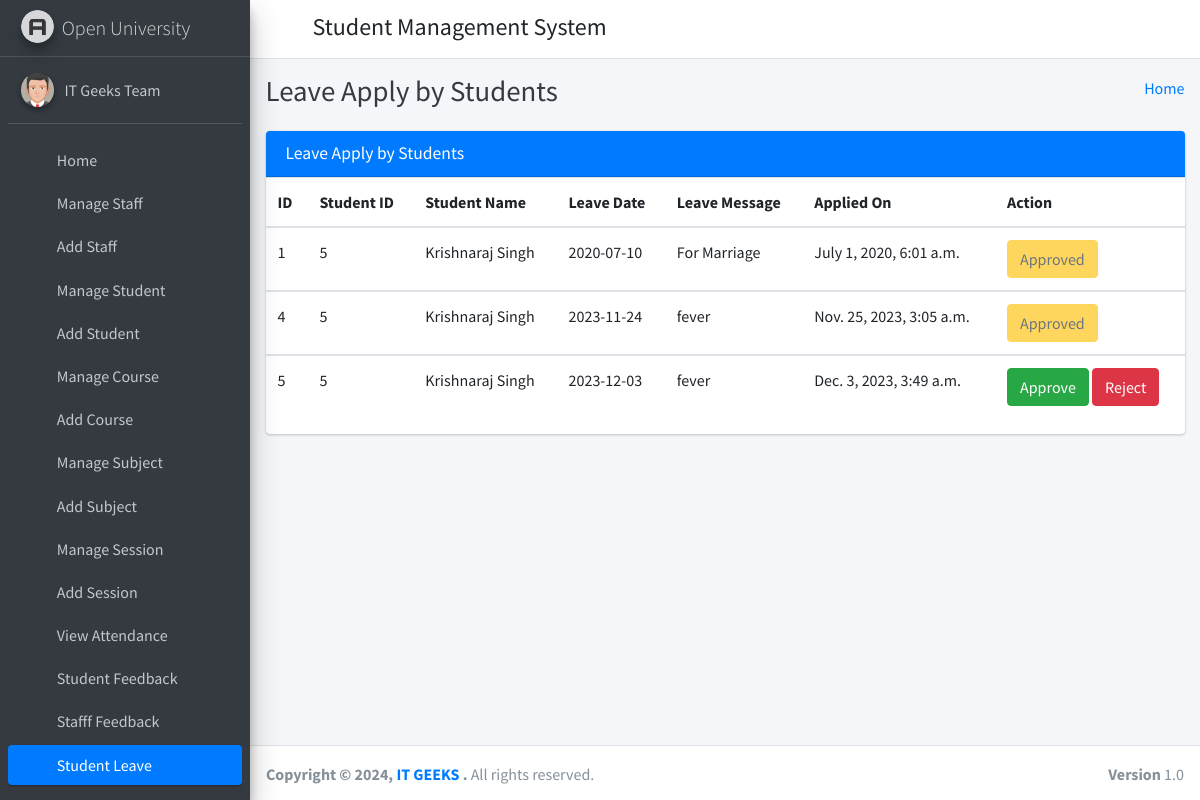
/student_leave_view/ (signed in), run on the app's committed database.
### student_management_app/models.py (models this page shows)
class CustomUser(AbstractUser):
    user_type_data = ((1, "HOD"), (2, "Staff"), (3, "Student"))
    user_type = models.CharField(default=1, choices=user_type_data, max_length=10)

class LeaveReportStudent(models.Model):
    id = models.AutoField(primary_key=True)
    student_id = models.ForeignKey(Students, on_delete=models.CASCADE)
    leave_date = models.CharField(max_length=255)
    leave_message = models.TextField()
    leave_status = models.IntegerField(default=0)
    created_at = models.DateTimeField(auto_now_add=True)
    updated_at = models.DateTimeField(auto_now=True)
    objects = models.Manager()

class Students(models.Model):
    id = models.AutoField(primary_key=True)
    admin = models.OneToOneField(CustomUser, on_delete = models.CASCADE)
    gender = models.CharField(max_length=50)
    profile_pic = models.FileField()
    address = models.TextField()
    course_id = models.ForeignKey(Courses, on_delete=models.DO_NOTHING, default=1)
    session_year_id = models.ForeignKey(SessionYearModel, on_delete=models.CASCADE)
    created_at = models.DateTimeField(auto_now_add=True)
    updated_at = models.DateTimeField(auto_now=True)
    objects = models.Manager()

### student_management_app/HodViews.py (the view)
# urls.py: path('student_leave_view/', HodViews.student_leave_view, name="student_leave_view"),
def student_leave_view(request):
    leaves = LeaveReportStudent.objects.all()
    context = {
        "leaves": leaves
    }
    return render(request, 'hod_template/student_leave_view.html', context)

### student_management_app/LoginCheckMiddleWare.py (called while the page is built, shortened)
    def process_view(self, request, view_func, view_args, view_kwargs):
        modulename = view_func.__module__
        user = request.user
        if user.is_authenticated:
            if user.user_type == "1":
                if modulename == "student_management_app.HodViews":
                    pass
                elif modulename == "student_management_app.views" or modulename == "django.views.static":
                    pass
                else:
                    return redirect("admin_home")
            else:
                return redirect("login")
        else:
            if request.path == reverse("login") or request.path == reverse("doLogin"):
                pass
            else:
                return redirect("login")

### student_management_app/templates/hod_template/student_leave_view.html (shortened to what this page needs)
{% extends 'hod_template/base_template.html' %}
{% block page_title %}
    Leave Apply by Students
{% endblock page_title %}
{% block main_content %}
{% load static %}
<section class="content">
        <div class="container-fluid">
            <div class="row">
                <div class="col-md-12">
                    <div class="card card-primary">
                        <div class="card-header">
                            <h3 class="card-title">Leave Apply by Students</h3>
                        </div>
                        <div class="table-responsive">
                            <table class="table">
                                <thead>
                                <tr>
                                    <th>ID</th>
                                    <th>Student ID</th>
                                    <th>Student Name</th>
                                    <th>Leave Date</th>
                                    <th>Leave Message</th>
                                    <th>Applied On</th>
                                    <th>Action</th>
                                </tr>
                                </thead>
                                {% for leave in leaves %}
                                <tbody>
                                <tr>
                                    <td>{{ leave.id }}</td>
                                    <td>{{ leave.student_id.admin.id }}</td>
                                    <td>{{ leave.student_id.admin.first_name }} {{ feedback.student_id.admin.last_name }}</td>
                                    <td>{{ leave.leave_date }}</td>
                                    <td>{{ leave.leave_message }}</td>
                                    <td>{{ leave.created_at }}</td>
                                    <td>
                                        {% if leave.leave_status == 0 %}
                                            <a href="{% url 'student_leave_approve' leave_id=leave.id %}" class="btn btn-success">Approve</a>
                                            <a href="{% url 'student_leave_reject' leave_id=leave.id %}" class="btn btn-danger">Reject</a>
                                        {% elif leave.leave_status == 1 %}
                                            <button class="btn btn-warning" disabled="disabled">Approved</button>
                                        {% else %}
                                            <button class="btn btn-danger" disabled="disabled">Rejected</button>
                                        {% endif %}
                                    </td>
                                </tr>
                                </tbody>
                                {% endfor %}
                            </table>
                        </div>
                    </div>
                </div>
            </div>
        </div>
      </section>
  {% endblock main_content %}

### student_management_app/templates/hod_template/sidebar_template.html (shortened to what this page needs)
{% load static %}
<aside class="main-sidebar sidebar-dark-primary elevation-4">
      <a href="{% url 'admin_home' %}" class="brand-link">
        <img src="{% static 'dist/img/AdminLTELogo.png' %}" alt="AdminLTE Logo" class="brand-image img-circle elevation-3"
            style="opacity: .8">
        <span class="brand-text font-weight-light">Open University</span>
      </a>
      <div class="sidebar">
        <div class="user-panel mt-3 pb-3 mb-3 d-flex">
          <div class="image">
            <img src="{% static 'dist/img/user2-160x160.jpg' %}" class="img-circle elevation-2" alt="User Image">
          </div>
          <div class="info">
            <a href="{% url 'admin_profile' %}" class="d-block">{{ user.first_name }} {{ user.last_name }}</a>
          </div>
        </div>
        <nav class="mt-2">
          <ul class="nav nav-pills nav-sidebar flex-column" data-widget="treeview" role="menu" data-accordion="false">
            <li class="nav-item">
              {% url 'admin_home' as admin_home %}
              <a href="{{ admin_home }}" class="nav-link {% if request.path == admin_home %} active {% endif %}">
                <i class="nav-icon fas fa-tachometer-alt"></i>
                <p>
                  Home
                </p>
              </a>
            </li>
            <li class="nav-item">
              {% url 'manage_staff' as manage_staff %}
              {% url 'edit_staff' staff_id=id as edit_staff %}
              <a href="{{ manage_staff }}" class="nav-link {% if request.path == manage_staff %} active {% endif %} {% if request.path == edit_staff %} active {% endif %}">
                <i class="nav-icon fas fa-chalkboard-teacher"></i>
                <p>
                  Manage Staff
                </p>
              </a>
            </li>
            <li class="nav-item">
              {% url 'add_staff' as add_staff %}
              <a href="{{ add_staff }}" class="nav-link {% if request.path == add_staff %} active {% endif %}">
                <i class="nav-icon fas fa-th"></i>
                <p>
                  Add Staff
                </p>
              </a>
            </li>
            <li class="nav-item">
              {% url 'manage_student' as manage_student %}
              {% url 'edit_student' student_id=id as edit_student %}
              <a href="{{ manage_student }}" class="nav-link {% if request.path == manage_student %} active {% endif %} {% if request.path == edit_student %} active {% endif %}">
                <i class="nav-icon fas fa-user-graduate"></i>
                <p>
                  Manage Student
                </p>
              </a>
            </li>
            <li class="nav-item">
              {% url 'add_student' as add_student %}
              <a href="{{ add_student }}" class="nav-link {% if request.path == add_student %} active {% endif %}">
                <i class="nav-icon fas fa-th"></i>
                <p>
                  Add Student
                </p>
              </a>
            </li>
            <li class="nav-item">
              {% url 'manage_course' as manage_course %}
              {% url 'edit_course' course_id=id as edit_course %}
              <a href="{{ manage_course }}" class="nav-link {% if request.path == manage_course %} active {% endif %} {% if request.path == edit_course %} active {% endif %}">
                <i class="nav-icon fas fa-chalkboard"></i>
                <p>
                  Manage Course
                </p>
              </a>
            </li>
            <li class="nav-item">
            {% url 'add_course' as add_course %}
              <a href="{{ add_course }}" class="nav-link {% if request.path == add_course %} active {% endif %}">
                <i class="nav-icon fas fa-th"></i>
                <p>
                  Add Course
                </p>
              </a>
            </li>
            <li class="nav-item">
              {% url 'manage_subject' as manage_subject %}
              {% url 'edit_subject' subject_id=id as edit_subject %}
              <a href="{{ manage_subject }}" class="nav-link {% if request.path == manage_subject %} active {% endif %} {% if request.path == edit_subject %} active {% endif %}">
                <i class="nav-icon fas fa-book"></i>
                <p>
                  Manage Subject
                </p>
              </a>
            </li>
            <li class="nav-item">
              {% url 'add_subject' as add_subject %}
              <a href="{{ add_subject }}" class="nav-link {% if request.path == add_subject %} active {% endif %}">
                <i class="nav-icon fas fa-th"></i>
                <p>
                  Add Subject
                </p>
              </a>
            </li>
            <li class="nav-item">
              {% url 'manage_session' as manage_session %}
              {% url 'edit_session' session_id=id as edit_session %}
              <a href="{{ manage_session }}" class="nav-link {% if request.path == manage_session %} active {% endif %} {% if request.path == edit_session %} active {% endif %}">
                <i class="nav-icon fas fa-graduation-cap"></i>
                <p>
                  Manage Session
                </p>
              </a>
            </li>
            <li class="nav-item">
              {% url 'add_session' as add_session %}
              <a href="{{ add_session }}" class="nav-link {% if request.path == add_session %} active {% endif %}">
                <i class="nav-icon fas fa-th"></i>
                <p>
                  Add Session
                </p>
              </a>
            </li>
            <li class="nav-item">
              {% url 'admin_view_attendance' as admin_view_attendance %}
              <a href="{{ admin_view_attendance }}" class="nav-link {% if request.path == admin_view_attendance %} active {% endif %}">
                <i class="nav-icon fas fa-calendar-alt"></i>
                <p>
                  View Attendance
                </p>
              </a>
            </li>
            <li class="nav-item">
              {% url 'student_feedback_message' as student_feedback_message %}
              <a href="{{ student_feedback_message }}" class="nav-link {% if request.path == student_feedback_message %} active {% endif %}">
                <i class="nav-icon fas fa-th"></i>
                <p>
                  Student Feedback
                </p>
              </a>
            </li>
            <li class="nav-item">
              {% url 'staff_feedback_message' as staff_feedback_message %}
              <a href="{{ staff_feedback_message }}" class="nav-link {% if request.path == staff_feedback_message %} active {% endif %}">
                <i class="nav-icon fas fa-th"></i>
                <p>
                  Stafff Feedback
                </p>
              </a>
            </li>
            <li class="nav-item">
              {% url 'student_leave_view' as student_leave_view %}
              <a href="{{ student_leave_view }}" class="nav-link {% if request.path == student_leave_view %} active {% endif %}">
                <i class="nav-icon fas fa-th"></i>
                <p>
                  Student Leave
                </p>
              </a>
            </li>
            <li class="nav-item">
              {% url 'staff_leave_view' as staff_leave_view %}
              <a href="{{ staff_leave_view }}" class="nav-link {% if request.path == staff_leave_view %} active {% endif %}">
                <p>
                </p>
              </a>
            </li>
          </ul>
        </nav>
      </div>
    </aside>

### data on the page
CustomUser: first_name "IT Geeks", last_name "Team"
LeaveReportStudent: id "1", student_id.admin.id "5", student_id.admin.first_name "Krishnaraj Singh", leave_date "2020-07-10", leave_message "For Marriage", created_at "July 1, 2020, 6:01 a.m.", leave_status "Approved"
LeaveReportStudent: id "4", student_id.admin.id "5", student_id.admin.first_name "Krishnaraj Singh", leave_date "2023-11-24", leave_message "fever", created_at "Nov. 25, 2023, 3:05 a.m.", leave_status "Approved"
LeaveReportStudent: id "5", student_id.admin.id "5", student_id.admin.first_name "Krishnaraj Singh", leave_date "2023-12-03", leave_message "fever", created_at "Dec. 3, 2023, 3:49 a.m.", leave_status "Approve"
